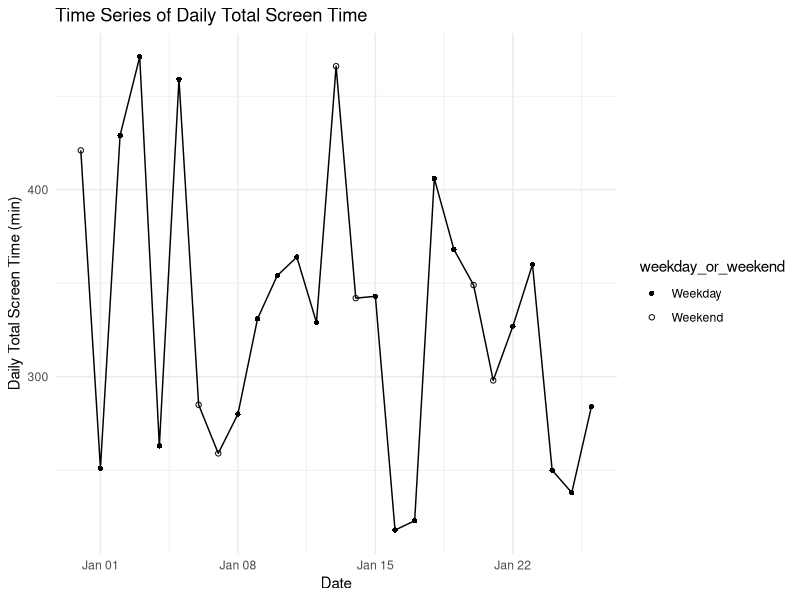
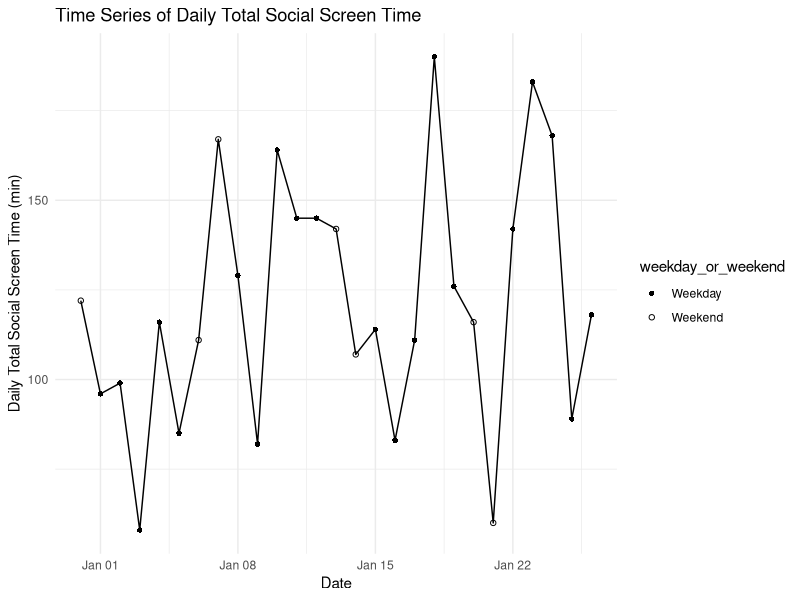
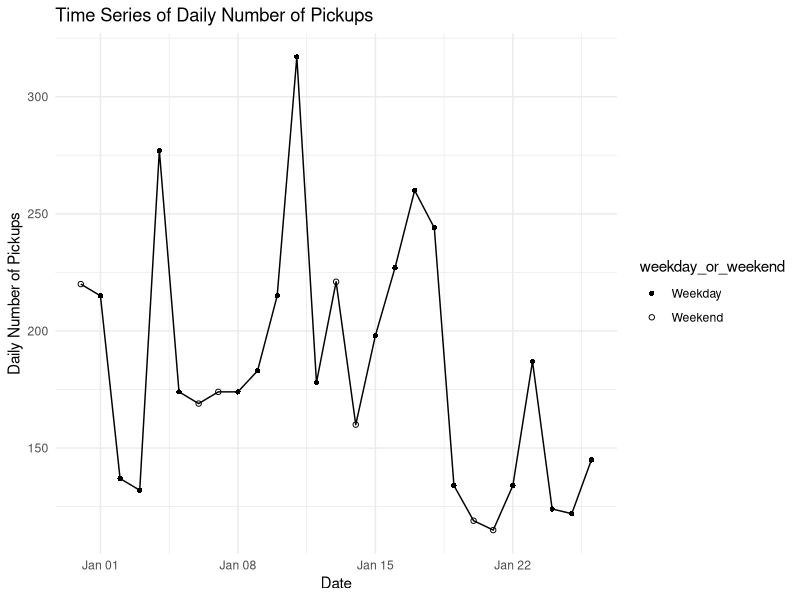
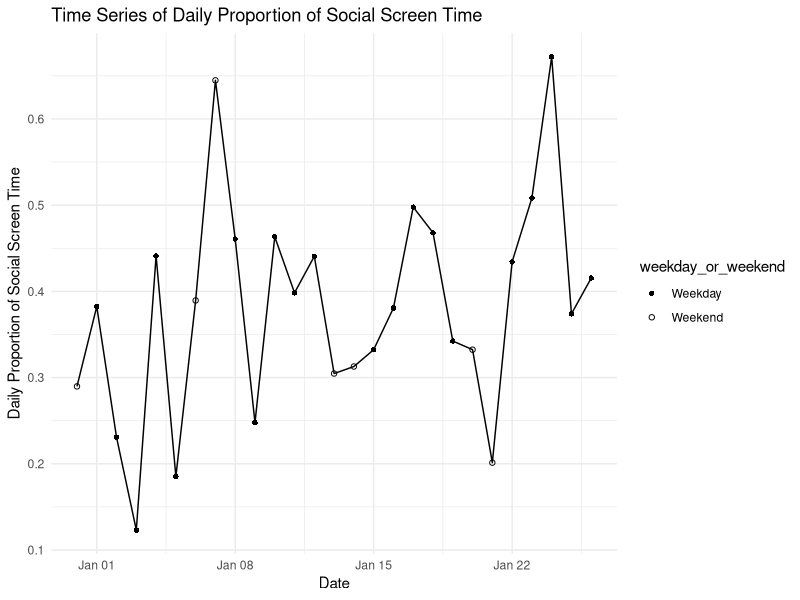
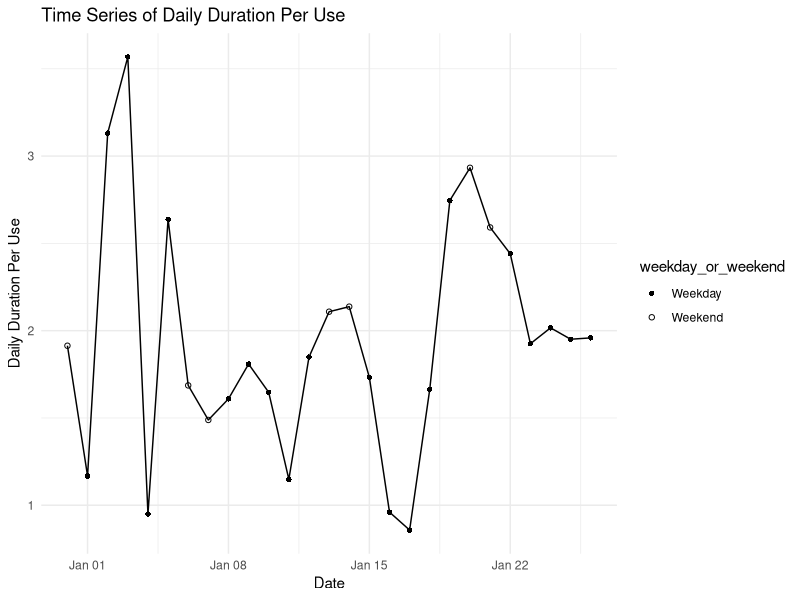
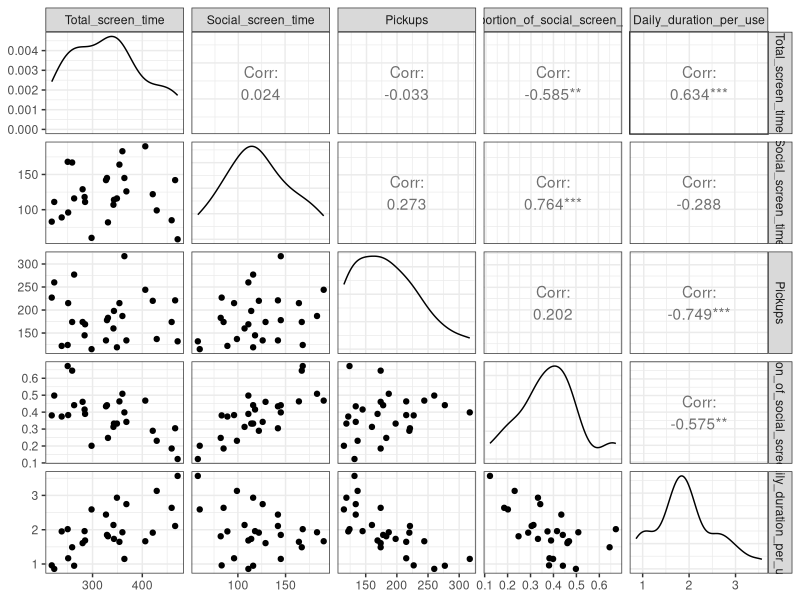
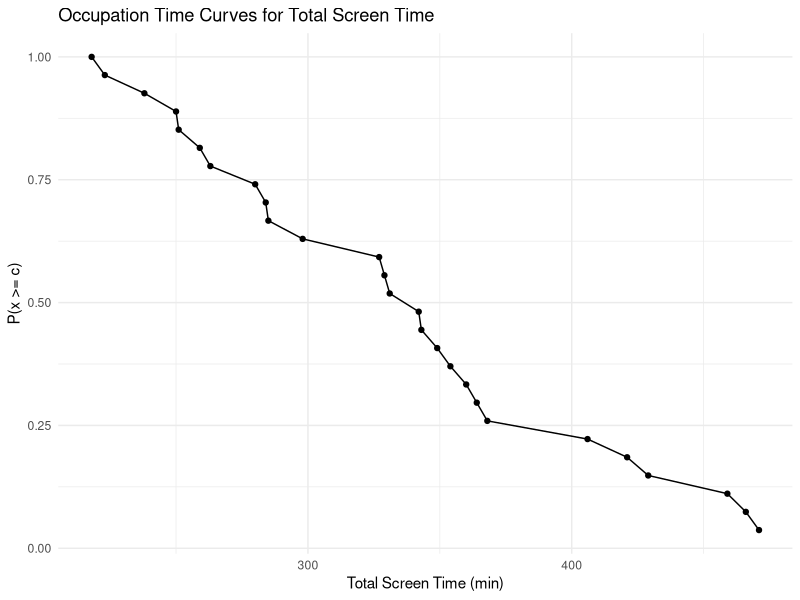
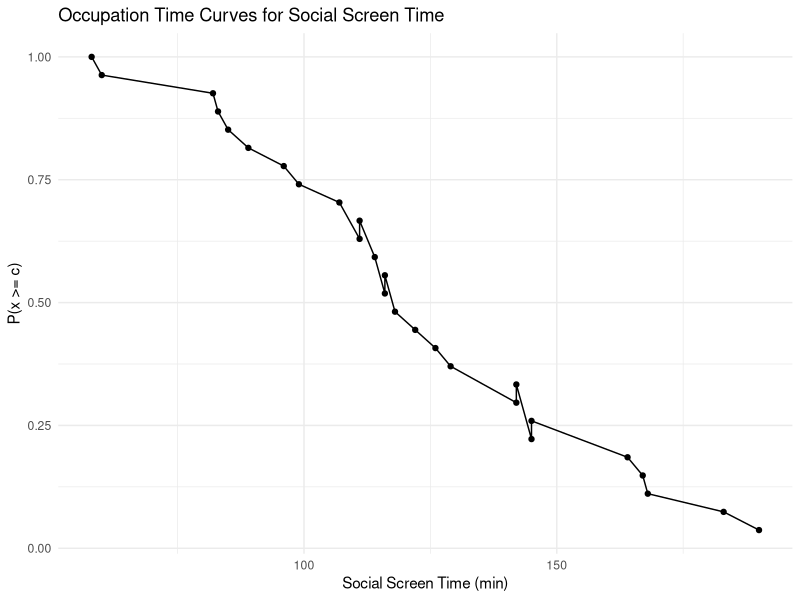

Source code (R) for these figures, in order:
## ---- chunk 1
knitr::opts_chunk$set(echo = TRUE)
## ---- chunk 2
library(readxl)
library(dplyr)
library(ggplot2)
library(GGally)
library(lubridate)
library(circular)
## ---- chunk 3
# Import the data
data <- read_xlsx("ScreenTime_SPH.xlsx")
data
## ---- chunk 4
# Convert the type of Date
data <- data %>% 
  mutate(Date = as.Date(Date))

# Convert the type of Pickup.1st
data <- data %>%
  mutate(
    Pickup.1st = as.POSIXct(paste(as.Date(Date), 
                                  format(strptime(Pickup.1st, 
                                  format="%Y-%m-%d %H:%M:%S"), "%H:%M:%S")),
                             format="%Y-%m-%d %H:%M:%S", tz="America/New_York")
  )
## ---- chunk 5
# Create and add two new variables: daily proportion of social screen time & “daily duration per use
data <- data %>%
  mutate(Daily_prop_social_ST = Social.ST.min/Total.ST.min,
         Daily_duration_per_use =  Total.ST.min/Pickups)
## ---- chunk 6
data <- data %>%
  mutate(
    weekday_or_weekend = if_else(weekdays(Date) %in% c('Saturday', 'Sunday'), 'Weekend', 'Weekday')
  )
## ---- chunk 7
ggplot(data, aes(x = Date, y = Total.ST.min)) +
  geom_line() +  
  geom_point(aes(shape = weekday_or_weekend)) +  
  scale_shape_manual(values = c("Weekday" = 16, "Weekend" = 1)) +  
  theme_minimal() +
  labs(title = "Time Series of Daily Total Screen Time",
       x = "Date", 
       y = "Daily Total Screen Time (min)")
## ---- chunk 8
ggplot(data, aes(x = Date, y = Social.ST.min)) +
  geom_line() +  
  geom_point(aes(shape = weekday_or_weekend)) +  
  scale_shape_manual(values = c("Weekday" = 16, "Weekend" = 1)) +  
  theme_minimal() +
  labs(title = "Time Series of Daily Total Social Screen Time",
       x = "Date", 
       y = "Daily Total Social Screen Time (min)")
## ---- chunk 9
ggplot(data, aes(x = Date, y = Pickups)) +
  geom_line() +  
  geom_point(aes(shape = weekday_or_weekend)) +  
  scale_shape_manual(values = c("Weekday" = 16, "Weekend" = 1)) +  
  theme_minimal() +
  labs(title = "Time Series of Daily Number of Pickups",
       x = "Date", 
       y = "Daily Number of Pickups")
## ---- chunk 10
ggplot(data, aes(x = Date, y = Daily_prop_social_ST)) +
  geom_line() +  
  geom_point(aes(shape = weekday_or_weekend)) +  
  scale_shape_manual(values = c("Weekday" = 16, "Weekend" = 1)) +  
  theme_minimal() +
  labs(title = "Time Series of Daily Proportion of Social Screen Time",
       x = "Date", 
       y = "Daily Proportion of Social Screen Time")
## ---- chunk 11
ggplot(data, aes(x = Date, y = Daily_duration_per_use)) +
  geom_line() +  
  geom_point(aes(shape = weekday_or_weekend)) +  
  scale_shape_manual(values = c("Weekday" = 16, "Weekend" = 1)) +  
  theme_minimal() +
  labs(title = "Time Series of Daily Duration Per Use",
       x = "Date", 
       y = "Daily Duration Per Use")
## ---- chunk 12
ggpairs(data, columns = c("Total.ST.min", "Social.ST.min", 
                          "Pickups", "Daily_prop_social_ST", 
                          "Daily_duration_per_use"),
        columnLabels = c("Total_screen_time", "Social_screen_time", 
                         "Pickups", "Proportion_of_social_screen_time", 
                         "Daily_duration_per_use")) +
          theme_bw() 
## ---- chunk 13
data1 <- arrange(data, desc(Total.ST.min))
data1$Total.ST_prob <- seq_along(data1$Total.ST.min) / nrow(data1)

ggplot(data1, aes(x = Total.ST.min, y = Total.ST_prob)) +
  geom_line() +
  geom_point() + 
  labs(x = "Total Screen Time (min)", 
       y = "P(x >= c)",
       title = "Occupation Time Curves for Total Screen Time") +
  theme_minimal() 
## ---- chunk 14
data2 <- arrange(data, desc(Social.ST.min))
data2$Social.ST_prob <- seq_along(data2$Social.ST.min) / nrow(data2)

ggplot(data2, aes(x = Social.ST.min, y = Social.ST_prob)) +
  geom_line() +
  geom_point() + 
  labs(x = "Social Screen Time (min)", 
       y = "P(x >= c)",
       title = "Occupation Time Curves for Social Screen Time") +
  theme_minimal() 
## ---- chunk 15
data3 <- arrange(data, desc(Pickups))
data3$Pickups_prob <- seq_along(data3$Pickups) / nrow(data3)

ggplot(data3, aes(x = Pickups, y = Pickups_prob)) +
  geom_line() +
  geom_point() + 
  labs(x = "Pickups", 
       y = "P(x >= c)",
       title = "Occupation Time Curves for Pickups") +
  theme_minimal() 
## ---- chunk 16
data4 <- arrange(data, desc(Daily_prop_social_ST))
data4$Daily_prop_social_ST_prob <- seq_along(data4$Daily_prop_social_ST) / nrow(data4)

ggplot(data4, aes(x = Daily_prop_social_ST, y = Daily_prop_social_ST_prob)) +
  geom_line() +
  geom_point() + 
  labs(x = "Daily Proportion of Social Screen Time", 
       y = "P(x >= c)",
       title = "Occupation-Time Curves for Daily Proportion of Social Screen Time") +
  theme_minimal() 
## ---- chunk 17
data5 <- arrange(data, desc(Daily_duration_per_use))
data5$Daily_duration_per_use_prob <- seq_along(data5$Daily_duration_per_use) / nrow(data5)

ggplot(data5, aes(x = Daily_duration_per_use, y = Daily_duration_per_use_prob)) +
  geom_line() +
  geom_point() + 
  labs(x = "Daily Duration Per Use", 
       y = "P(x >= c)",
       title = "Occupation Time Curves for Daily Duration Per Use") +
  theme_minimal() 
## ---- chunk 18
acf(data$Total.ST.min)
acf(data$Total.ST.min, plot = FALSE)
## ---- chunk 19
acf(data$Social.ST.min)
acf(data$Social.ST.min, plot = FALSE)
## ---- chunk 20
acf(data$Pickups)
acf(data$Pickups, plot = FALSE)
## ---- chunk 21
acf(data$Daily_prop_social_ST)
acf(data$Daily_prop_social_ST, plot = FALSE)
## ---- chunk 22
acf(data$Daily_duration_per_use)
acf(data$Daily_duration_per_use, plot = FALSE)
## ---- chunk 23
data <- data %>%
  mutate(Pickup.1st.angular = (hour(Pickup.1st) * 60 + minute(Pickup.1st)) / (24 * 60) * 360)
head(data)
## ---- chunk 24
first.pickup.cir = circular(data$Pickup.1st.angular, units = "degrees", template = "clock24")
plot(first.pickup.cir, col="blue", main="Scatterplot of the first pickup")
## ---- chunk 25
plot(first.pickup.cir, stack = TRUE, bins = 72, col = "blue")
## ---- chunk 26
data <- data %>%
  mutate(S_t = Total.ST.min / 60)  

model <- glm(Pickups ~ offset(log(S_t)), family = "poisson", data = data)
summary(model)
## ---- chunk 27
data$Xt <- ifelse(weekdays(as.Date(data$Date)) %in% c("Saturday", "Sunday"), 0, 1)
data$Zt <- ifelse(as.Date(data$Date) >= as.Date("2024-01-10"), 1, 0)

model1 <- glm(Pickups ~ Xt + Zt + offset(log(S_t)), family = poisson(link = "log"), data = data)
summary(model1)
## ---- chunk 28
# Convert angle to radian
data$Pickup.1st.angular.radians <- data$Pickup.1st.angular * (pi / 180) 
fit <- mle.vonmises(data$Pickup.1st.angular.radians)

mu <- fit$mu
kappa <- fit$kappa
print(mu)
print(kappa)
## ---- chunk 29
time_8_30_am <- (8.5 / 24) * 2 * pi
prob_after_8_30_am <- 1 - pvonmises(time_8_30_am, mu, kappa)
print(prob_after_8_30_am)
